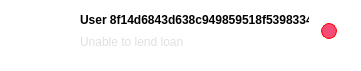
                               <widget class="QWidget" name="Scroll1_2" native="true">
                                <property name="minimumSize">
                                 <size>
                                  <width>361</width>
                                  <height>71</height>
                                 </size>
                                </property>
                                <property name="maximumSize">
                                 <size>
                                  <width>361</width>
                                  <height>71</height>
                                 </size>
                                </property>
                                <property name="font">
                                 <font>
                                  <family>Tahoma</family>
                                 </font>
                                </property>
                                <property name="styleSheet">
                                 <string notr="true">background-color: rgb(255, 255, 255);
border-radius:28px</string>
                                </property>
                                <layout class="QHBoxLayout" name="horizontalLayout_30">
                                 <property name="spacing">
                                  <number>4</number>
                                 </property>
                                 <property name="leftMargin">
                                  <number>12</number>
                                 </property>
                                 <property name="topMargin">
                                  <number>4</number>
                                 </property>
                                 <property name="rightMargin">
                                  <number>12</number>
                                 </property>
                                 <property name="bottomMargin">
                                  <number>4</number>
                                 </property>
                                 <item>
                                  <widget class="QWidget" name="Scroll1Pic_2" native="true">
                                   <property name="minimumSize">
                                    <size>
                                     <width>64</width>
                                     <height>64</height>
                                    </size>
                                   </property>
                                   <property name="maximumSize">
                                    <size>
                                     <width>64</width>
                                     <height>64</height>
                                    </size>
                                   </property>
                                   <property name="font">
                                    <font>
                                     <family>Tahoma</family>
                                    </font>
                                   </property>
                                   <property name="styleSheet">
                                    <string notr="true">image: url(:/buttom/img/buttom/生气_angry-face.svg);
border:3px solid rgb(255, 255, 255);
color: rgb(255, 0, 0);

border-radius:32px</string>
                                   </property>
                                  </widget>
                                 </item>
                                 <item>
                                  <layout class="QVBoxLayout" name="Scroll1Layout_2">
                                   <property name="spacing">
                                    <number>0</number>
                                   </property>
                                   <property name="topMargin">
                                    <number>4</number>
                                   </property>
                                   <property name="rightMargin">
                                    <number>12</number>
                                   </property>
                                   <item>
                                    <layout class="QHBoxLayout" name="Scroll1ID_5">
                                     <property name="spacing">
                                      <number>12</number>
                                     </property>
                                     <property name="bottomMargin">
                                      <number>12</number>
                                     </property>
                                     <item>
                                      <layout class="QVBoxLayout" name="Scroll1ID_6">
                                       <property name="spacing">
                                        <number>8</number>
                                       </property>
                                       <item>
                                        <widget class="QLabel" name="Scroll1ID_7">
                                         <property name="font">
                                          <font>
                                           <family>Tahoma</family>
                                           <weight>75</weight>
                                           <bold>true</bold>
                                          </font>
                                         </property>
                                         <property name="text">
                                          <string>User 8f14d6843d638c949859518f53983344</string>
                                         </property>
                                        </widget>
                                       </item>
                                       <item>
                                        <widget class="QLabel" name="Scroll1ID_8">
                                         <property name="font">
                                          <font>
                                           <family>Tahoma</family>
                                          </font>
                                         </property>
                                         <property name="styleSheet">
                                          <string notr="true">color: rgb(224, 224, 224);</string>
                                         </property>
                                         <property name="text">
                                          <string>Unable to lend loan</string>
                                         </property>
                                        </widget>
                                       </item>
                                      </layout>
                                     </item>
                                     <item>
                                      <widget class="QLabel" name="Scroll1Point_2">
                                       <property name="minimumSize">
                                        <size>
                                         <width>16</width>
                                         <height>16</height>
                                        </size>
                                       </property>
                                       <property name="maximumSize">
                                        <size>
                                         <width>16</width>
                                         <height>16</height>
                                        </size>
                                       </property>
                                       <property name="font">
                                        <font>
                                         <family>Tahoma</family>
                                        </font>
                                       </property>
                                       <property name="styleSheet">
                                        <string notr="true">color: rgb(255, 255, 255);
border:1px solid red;
background-color: rgb(245, 76, 117);
border-radius:8px</string>
                                       </property>
                                       <property name="text">
                                        <string/>
                                       </property>
                                      </widget>
                                     </item>
                                    </layout>
                                   </item>
                                  </layout>
                                 </item>
                                </layout>
                               </widget>
